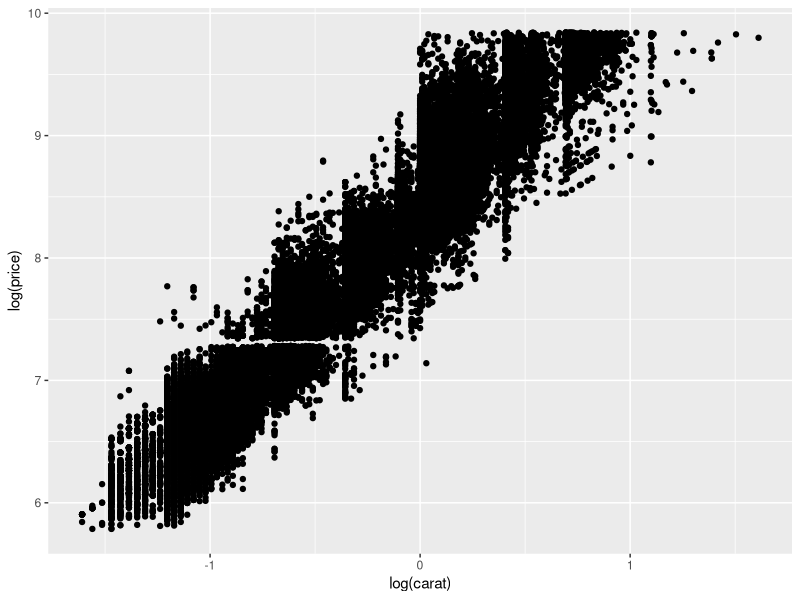
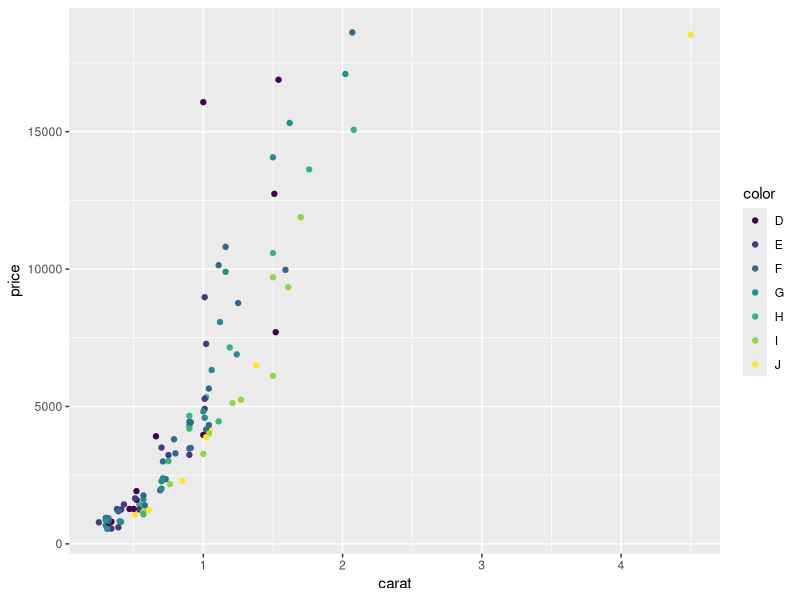
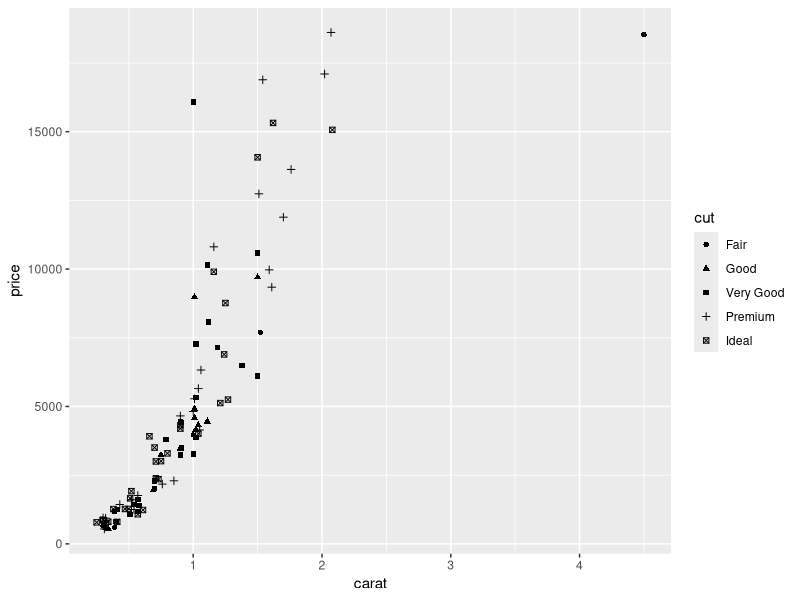
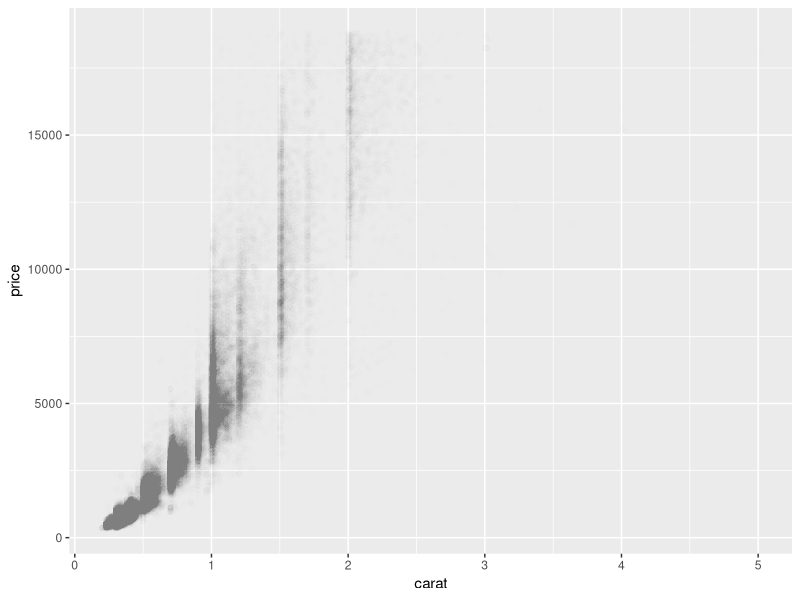
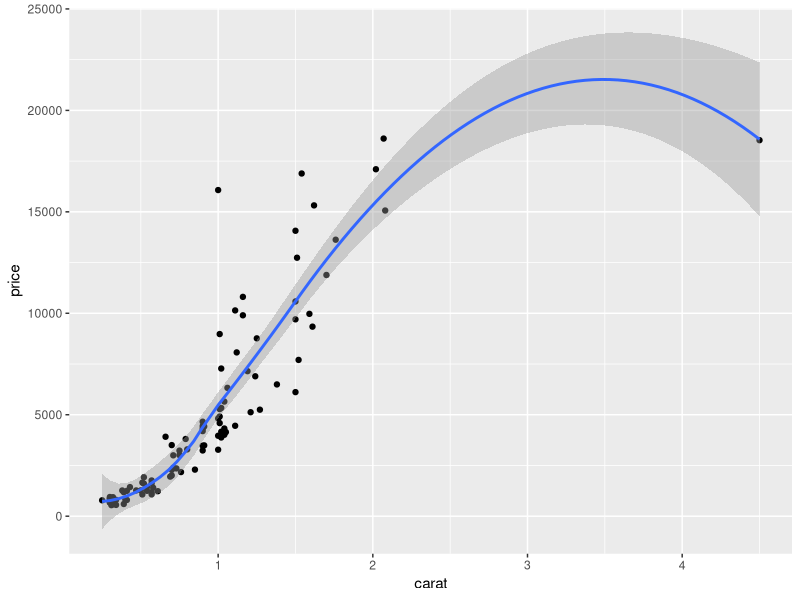
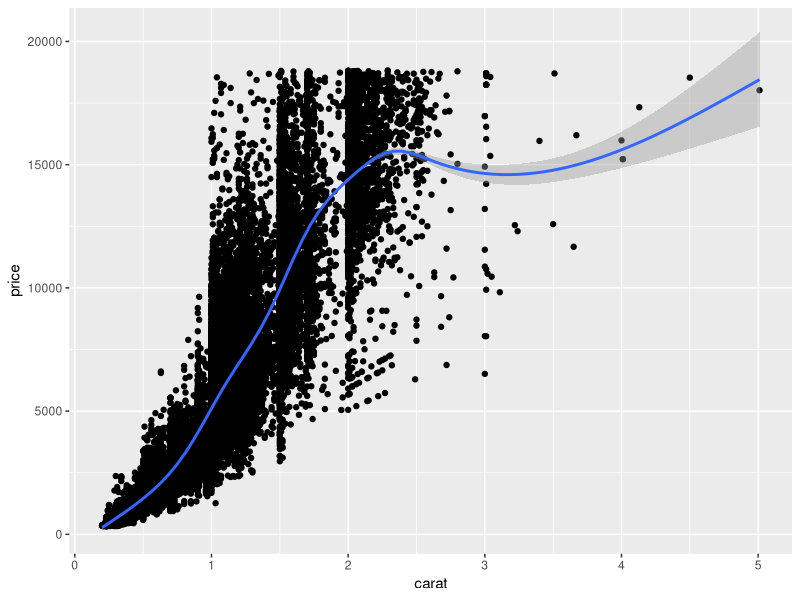
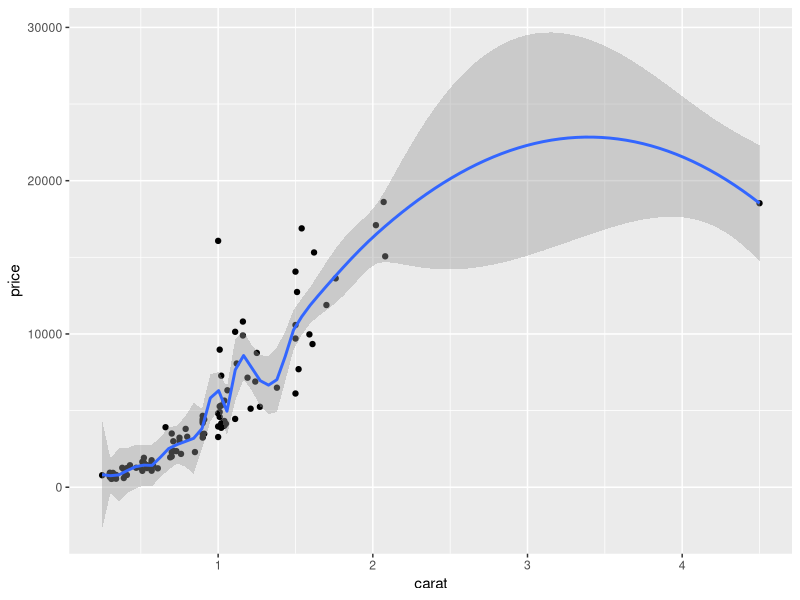
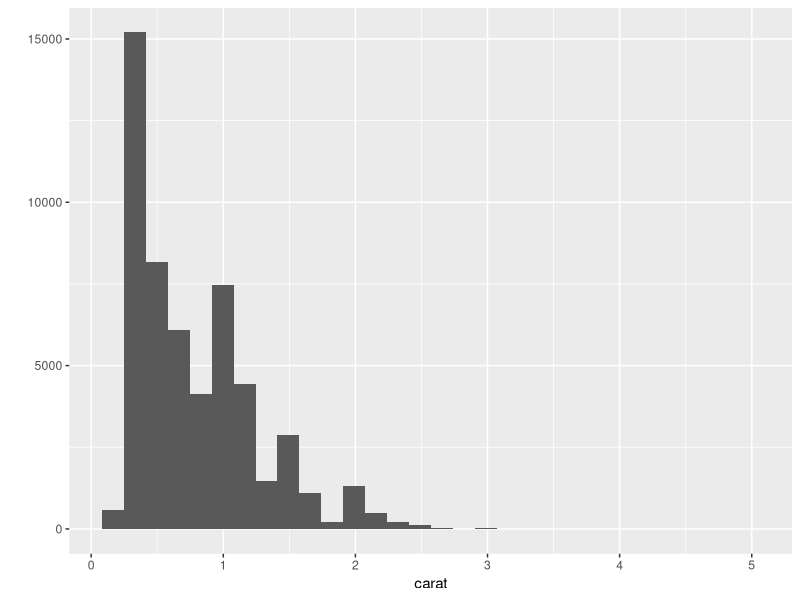

Write the R code that produced these figures, in order.
## ---- chunk 1
knitr::opts_chunk$set(echo = TRUE)
## ---- chunk 2
library(ggplot2)
set.seed(1410) # Make the sample reproducible
dsmall <- diamonds[sample(nrow(diamonds), 100), ]
head(diamonds)
qplot(log(carat), log(price), data = diamonds)
## ---- chunk 3
qplot(carat, price, data = dsmall, colour = color)
qplot(carat, price, data = dsmall, shape = cut)
qplot(carat, price, data = diamonds, alpha = I(1/200))
## ---- chunk 4
qplot(carat, price, data = dsmall, geom = c("point", "smooth"))
qplot(carat, price, data = diamonds, geom = c("point", "smooth"))
## ---- chunk 5
qplot(carat, price, data = dsmall, geom = c("point", "smooth"),span = 0.2)
## ---- chunk 6
qplot(carat, data = diamonds, geom = "histogram")
qplot(carat, data = diamonds, geom = "density")
qplot(carat, data = diamonds, geom = "density", colour = color)
## ---- chunk 7
qplot(date, unemploy / pop, data = economics, geom = "line")
